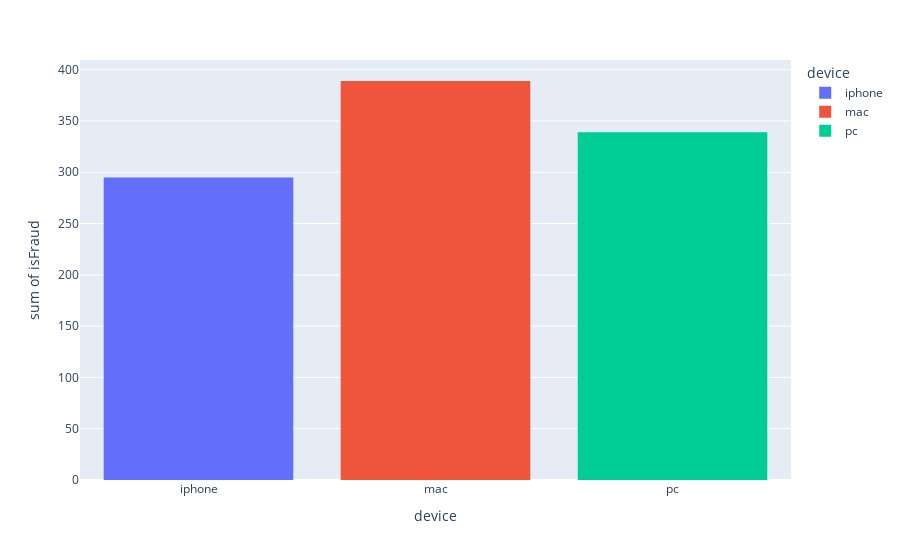

The code cell stored with this chart in its notebook:
### Markdown cell above
### Análisis por dispositivo. ¿A través de que tipo de dispositivo se realizan más fraudes?

### Code cell
# Group by type of operation the number of frauds commited.

df_device = pd.DataFrame(categ_var_df.groupby(('device'), 
as_index=False)['isFraud'].sum())

# Plot an histogram of 'df_device'

fig = px.histogram(df_device, x='device', y='isFraud', color= 'device')
fig.show()

### Figure 1 — Plotly figure (JSON) as saved in the notebook; plotly's stock layout.template omitted (floating-point values rounded to 4 significant figures)
{"data": [{"alignmentgroup": "True", "bingroup": "x", "histfunc": "sum", "hovertemplate": "device=%{x}<br>sum of isFraud=%{y}<extra></extra>", "legendgroup": "iphone", "marker": {"color": "#636efa", "pattern": {"shape": ""}}, "name": "iphone", "offsetgroup": "iphone", "orientation": "v", "showlegend": true, "type": "histogram", "x": ["iphone"], "xaxis": "x", "y": [295], "yaxis": "y"}, {"alignmentgroup": "True", "bingroup": "x", "histfunc": "sum", "hovertemplate": "device=%{x}<br>sum of isFraud=%{y}<extra></extra>", "legendgroup": "mac", "marker": {"color": "#EF553B", "pattern": {"shape": ""}}, "name": "mac", "offsetgroup": "mac", "orientation": "v", "showlegend": true, "type": "histogram", "x": ["mac"], "xaxis": "x", "y": [389], "yaxis": "y"}, {"alignmentgroup": "True", "bingroup": "x", "histfunc": "sum", "hovertemplate": "device=%{x}<br>sum of isFraud=%{y}<extra></extra>", "legendgroup": "pc", "marker": {"color": "#00cc96", "pattern": {"shape": ""}}, "name": "pc", "offsetgroup": "pc", "orientation": "v", "showlegend": true, "type": "histogram", "x": ["pc"], "xaxis": "x", "y": [339], "yaxis": "y"}], "layout": {"barmode": "relative", "legend": {"title": {"text": "device"}, "tracegroupgap": 0}, "margin": {"t": 60}, "xaxis": {"anchor": "y", "categoryarray": ["iphone", "mac", "pc"], "categoryorder": "array", "domain": [0, 1], "title": {"text": "device"}}, "yaxis": {"anchor": "x", "domain": [0, 1], "title": {"text": "sum of isFraud"}}}}
